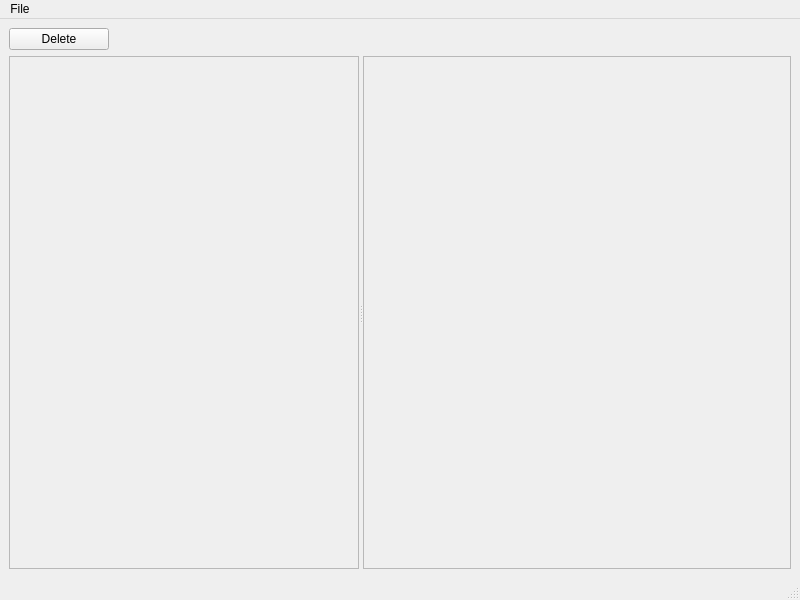
<?xml version="1.0" encoding="UTF-8"?>
<ui version="4.0">
 <class>MainWindow</class>
 <widget class="QMainWindow" name="MainWindow">
  <property name="geometry">
   <rect>
    <x>0</x>
    <y>0</y>
    <width>800</width>
    <height>600</height>
   </rect>
  </property>
  <property name="windowTitle">
   <string>MainWindow</string>
  </property>
  <widget class="QWidget" name="centralwidget">
   <layout class="QGridLayout" name="gridLayout">
    <item row="0" column="0">
     <widget class="QPushButton" name="pushButton1">
      <property name="maximumSize">
       <size>
        <width>100</width>
        <height>16777215</height>
       </size>
      </property>
      <property name="text">
       <string>Delete</string>
      </property>
     </widget>
    </item>
    <item row="1" column="0">
     <widget class="QSplitter" name="splitter">
      <property name="orientation">
       <enum>Qt::Horizontal</enum>
      </property>
      <widget class="QScrollArea" name="scrollArea1">
       <property name="maximumSize">
        <size>
         <width>350</width>
         <height>16777215</height>
        </size>
       </property>
       <property name="widgetResizable">
        <bool>true</bool>
       </property>
       <widget class="QWidget" name="scrollAreaWidgetContents_2">
        <property name="geometry">
         <rect>
          <x>0</x>
          <y>0</y>
          <width>346</width>
          <height>494</height>
         </rect>
        </property>
       </widget>
      </widget>
      <widget class="QScrollArea" name="scrollArea2">
       <property name="sizeAdjustPolicy">
        <enum>QAbstractScrollArea::AdjustToContents</enum>
       </property>
       <property name="widgetResizable">
        <bool>true</bool>
       </property>
       <widget class="QWidget" name="scrollAreaWidgetContents">
        <property name="geometry">
         <rect>
          <x>0</x>
          <y>0</y>
          <width>433</width>
          <height>494</height>
         </rect>
        </property>
       </widget>
      </widget>
     </widget>
    </item>
   </layout>
  </widget>
  <widget class="QMenuBar" name="menubar">
   <property name="geometry">
    <rect>
     <x>0</x>
     <y>0</y>
     <width>800</width>
     <height>29</height>
    </rect>
   </property>
   <widget class="QMenu" name="menuFile">
    <property name="title">
     <string>File</string>
    </property>
    <addaction name="openAct"/>
    <addaction name="saveAct"/>
    <addaction name="exitAct"/>
   </widget>
   <addaction name="menuFile"/>
  </widget>
  <widget class="QStatusBar" name="statusbar"/>
  <action name="openAct">
   <property name="text">
    <string>Open</string>
   </property>
  </action>
  <action name="saveAct">
   <property name="text">
    <string>Save</string>
   </property>
  </action>
  <action name="exitAct">
   <property name="text">
    <string>Exit</string>
   </property>
  </action>
 </widget>
 <resources/>
 <connections/>
</ui>
